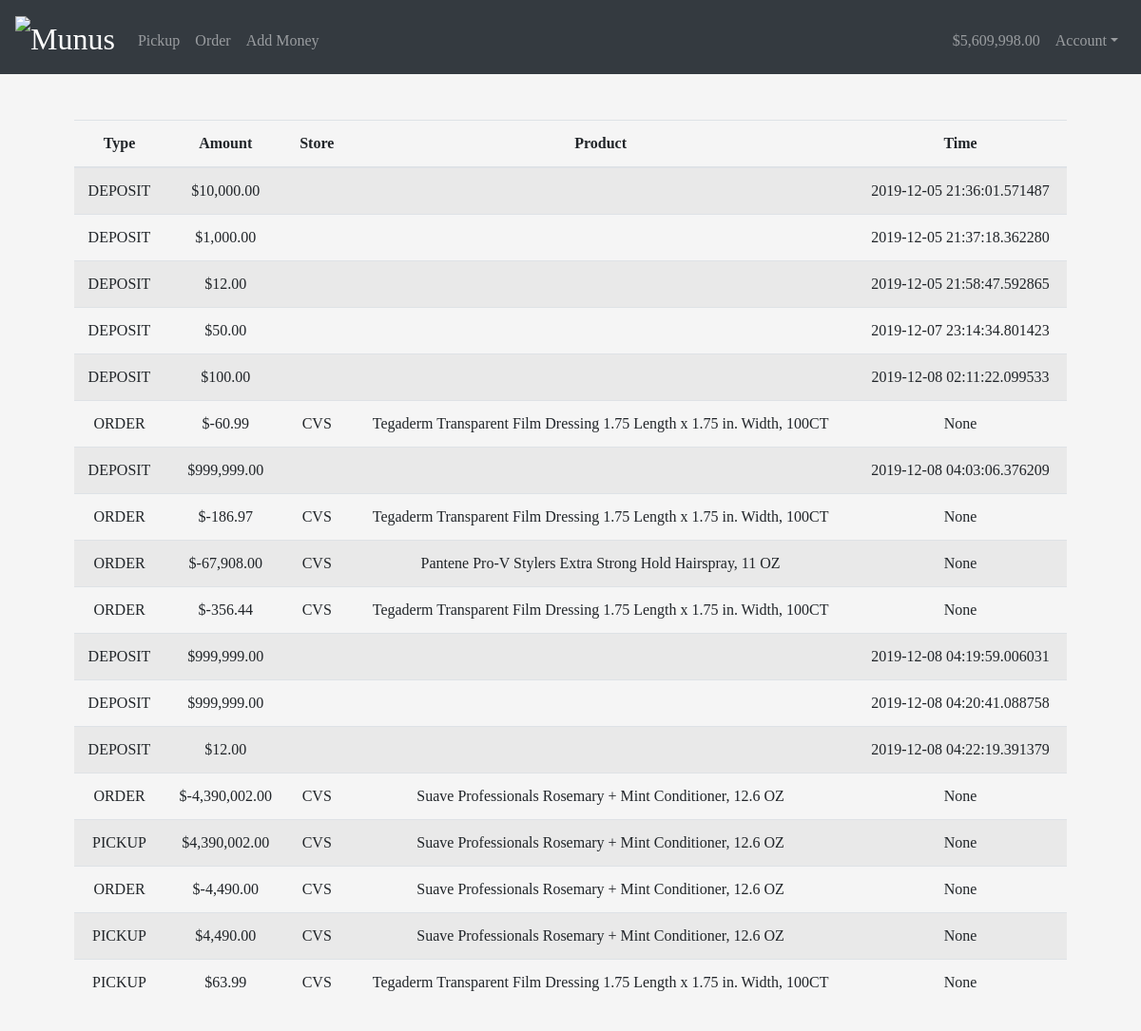
Page /history (signed in) on the earlier database version.
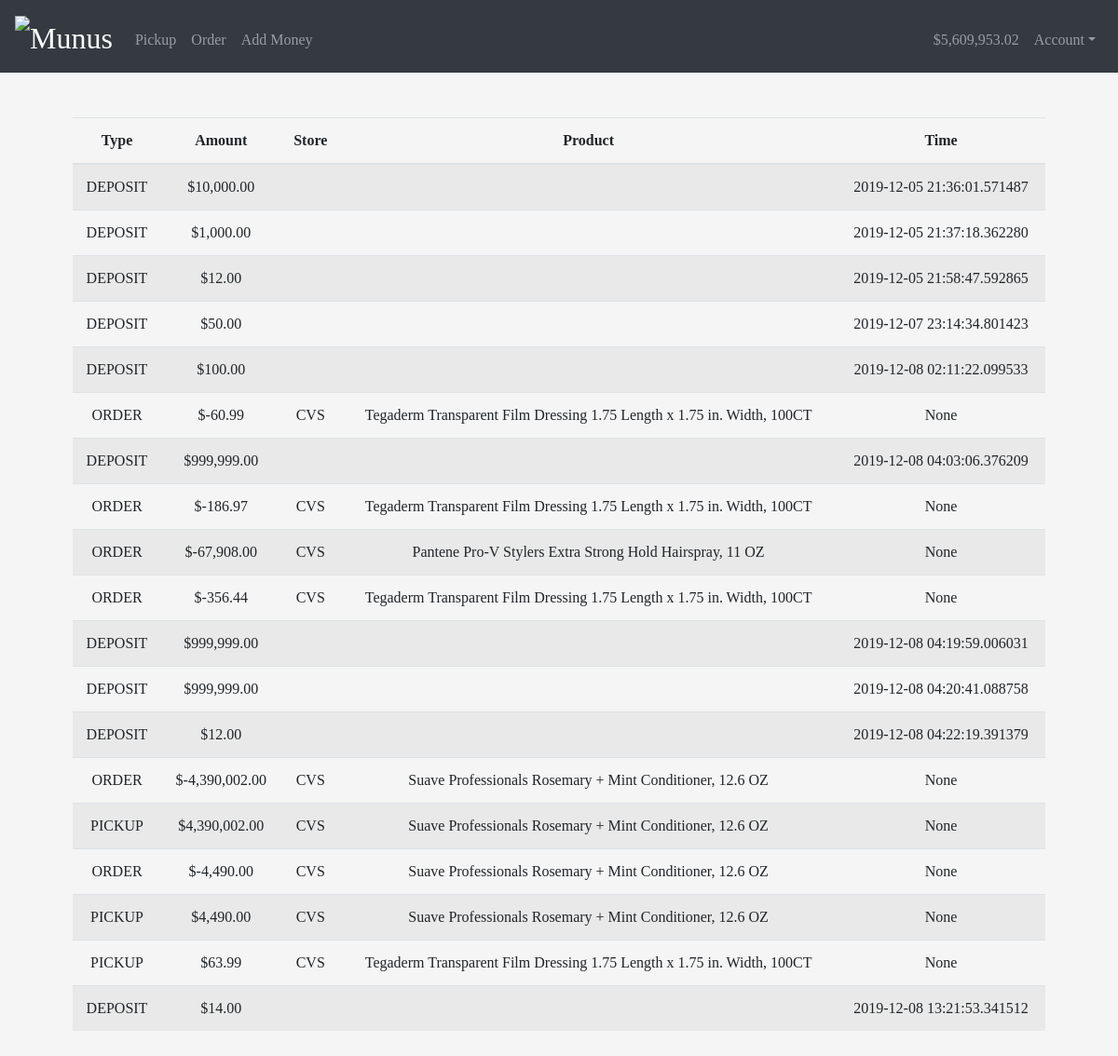
Same page on the later database version.
### tables this page shows
CREATE TABLE history(user_id INTEGER, type TEXT, product_id INTEGER, amount INTEGER, timestamp TIME);

CREATE TABLE products(store varchar(255), name varchar(255), price int, id INTEGER, UNIQUE (name));

### app.py (the view)
@app.route("/history")
@login_required
def history():
    statement = "SELECT type, product_id, amount, timestamp FROM history WHERE user_id={0}".format(session["user_id"])
    rows = db.execute(statement).fetchall()
    returns = []
    for row in rows:
        ret = [] # type, amt, store, productname
        ret.append(row[0].upper())
        ret.append('$'+format(row[2], ',.2f'))
        if row[0] not in ['deposit', 'withdrawal']:
            statement = "SELECT store FROM products WHERE id = {0}".format(row[1])
            ret.append(db.execute(statement).fetchone()[0])
            statement = "SELECT name FROM products WHERE id = {0}".format(row[1])
            ret.append(db.execute(statement).fetchone()[0])
        else:
            ret.append('')
            ret.append('')
        ret.append(row[3])
        returns.append(ret)
    if len(returns) == 0:
        return render_template("history.html", rows = 0, balance = session['balance'])
    return render_template("history.html", rows=returns, balance=session['balance'])

### app.py (called while the page is built)
@app.after_request
def after_request(response):
    response.headers["Cache-Control"] = "no-cache, no-store, must-revalidate"
    response.headers["Expires"] = 0
    response.headers["Pragma"] = "no-cache"
    return response

### helpers.py (called while the page is built)
def login_required(f):
    @wraps(f)
    def decorated_function(*args, **kwargs):
        if session.get("user_id") is None:
            return redirect("/login")
        return f(*args, **kwargs)
    return decorated_function

### templates/history.html (shortened to what this page needs)
{% extends "layout.html" %}
{% block main %}
{% if rows != 0 %}
      <table class="table table-striped">
          <thead>
              <tr>
                  <b><th>Type</th></b>
                  <th>Amount</th>
                  <th>Store</th>
                  <th>Product</th>
                  <th>Time</th>
              </tr>
          </thead>
          <tbody>
              {% for row in rows %}
                  <tr>
                      <td>{{row[0]}}</td>
                      <td>{{row[1]}}</td>
                      <td>{{row[2]}}</td>
                      <td>{{row[3]}}</td>
                      <td>{{row[4]}}</td>
                  </tr>
              {% endfor %}
          </tbody>
      </table>
  {% else %}
      <h3>No transaction history yet</h3>
      <h4><a href = '/order'>Let's get some orders in!</a></h4>
  {% endif %}
{% endblock %}

### templates/layout.html (shortened to what this page needs)
<!DOCTYPE html>
<html lang="en">
    <head>
        <link rel="stylesheet" href="https://stackpath.bootstrapcdn.com/bootstrap/4.4.1/css/bootstrap.min.css">
        <link href="/static/styles.css" rel="stylesheet">
    </head>
    <body>
      <nav class="navbar navbar-expand-md navbar-dark bg-dark">
            <a class="navbar-brand" href="/">
                <img src="https://cdn1.imggmi.com/uploads/2019/12/7/351dc8edb47819b2d77ef6ec8c91dc79-full.png" alt="Munus" width="111" height="30">
            </a>
            <div class="collapse navbar-collapse" id="navbar">
                {% if session.user_id %}
                    <ul class="navbar-nav mr-auto mt-2">
                        <li class="nav-item"><a class="nav-link" href="/pickup">Pickup</a></li>
                        <li class="nav-item"><a class="nav-link" href="/catalogue">Order</a></li>
                        <li class="nav-item"><a class="nav-link" href="/add">Add Money</a></li>
                    </ul>
                    <ul class="navbar-nav ml-auto mt-2">
                        <li class="nav-item"><a class="nav-link" href="/add">{{balance}}</a></li>
                        <li class="nav-item dropdown">
                          <a class="nav-link dropdown-toggle" href="/" id="navbarDropdown" role="button" data-toggle="dropdown" aria-haspopup="true" aria-expanded="false">
                            Account</a>
                        </li>
                    </ul>
                {% else %}
                    <ul class="navbar-nav ml-auto mt-2">
                        <li class="nav-item"><a class="nav-link" href="/register">Register</a></li>
                        <li class="nav-item"><a class="nav-link" href="/login">Log In</a></li>
                    </ul>
                {% endif %}
            </div>
        </nav>
        <main class="container p-5">
            {% block main %}{% endblock %}
        </main>
    </body>
</html>

### static/styles.css (style rules this page uses)
body { background-color: whitesmoke; font-family: "Georgia", Times, serif; }
nav .navbar-brand { font-size: xx-large; }
main { overflow-x: auto; text-align: center; }

Differences in the rows shown:
added history: type "DEPOSIT", amount "$14.00", timestamp "2019-12-08 13:21:53.341512"
Other differences:
{{ balance }}: "$5,609,998.00" → "$5,609,953.02"
